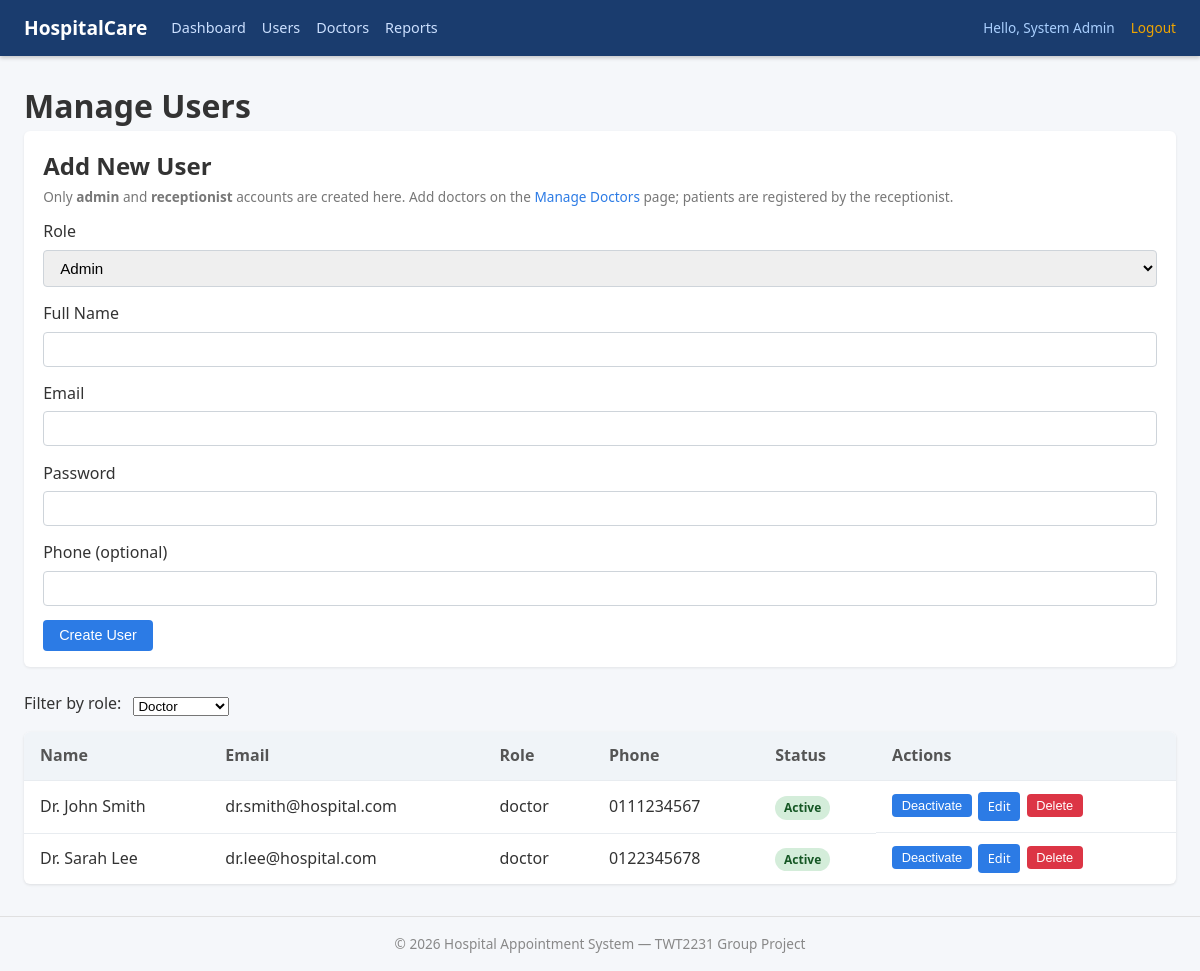
The app's page /pages/admin/users.php?role=doctor (signed in) with its own data.
### tables this page shows
CREATE TABLE users (
    id            INT UNSIGNED     NOT NULL AUTO_INCREMENT,
    role          ENUM('admin','doctor','patient','receptionist') NOT NULL,
    email         VARCHAR(255)     NOT NULL,
    password_hash VARCHAR(255)     NOT NULL,
    full_name     VARCHAR(100)     NOT NULL,
    phone         VARCHAR(20)      NULL,
    status        ENUM('active','inactive') NOT NULL DEFAULT 'active',
    created_at    DATETIME         NOT NULL DEFAULT CURRENT_TIMESTAMP,
    PRIMARY KEY (id),
    UNIQUE KEY uq_users_email (email)
);

### config/Database.php (called while the page is built, shortened)
<?php
class Database
{
    private static ?PDO $instance = null;
    public static function getInstance(): PDO
    {
        if (self::$instance === null) {
            $dsn = 'mysql:host=' . DB_HOST . ';dbname=' . DB_NAME . ';charset=utf8mb4';
            self::$instance = new PDO($dsn, DB_USER, DB_PASS, [
                PDO::ATTR_ERRMODE            => PDO::ERRMODE_EXCEPTION,
                PDO::ATTR_DEFAULT_FETCH_MODE => PDO::FETCH_ASSOC,
                PDO::ATTR_EMULATE_PREPARES   => false,
            ]);
        }
        return self::$instance;
    }
}

### classes/User.php (called while the page is built, shortened)
<?php
require_once __DIR__ . '/../config/Database.php';
class User
{
    private PDO $pdo;
    public function __construct()
    {
        $this->pdo = Database::getInstance();
    }
    public function findAll(?string $role = null): array
    {
        try {
            if ($role !== null && $role !== '') {
                $stmt = $this->pdo->prepare(
                    'SELECT * FROM users WHERE role = ? ORDER BY created_at DESC'
                );
                $stmt->execute([$role]);
            } else {
                $stmt = $this->pdo->query('SELECT * FROM users ORDER BY created_at DESC');
            }
            return $stmt->fetchAll();
        } catch (PDOException $e) {
            error_log('User::findAll error: ' . $e->getMessage());
            return [];
        }
    }
}

### classes/Auth.php (called while the page is built, shortened)
<?php
require_once __DIR__ . '/../config/Database.php';
require_once __DIR__ . '/User.php';
class Auth
{
    public static function userId(): ?int
    {
        return $_SESSION['user_id'] ?? null;
    }
}

### pages/admin/users.php (the view, shortened to what this page needs)
<?php
require_once '../../config/Database.php';
require_once '../../classes/Auth.php';
require_once '../../classes/User.php';
$userModel = new User();
$filterRole = $_GET['role'] ?? null;
$users      = $userModel->findAll($filterRole);
require_once '../../includes/header.php';
?>
<h1>Manage Users</h1>
<section class="info-card">
    <h2>Add New User</h2>
    <p class="form-hint">Only <strong>admin</strong> and <strong>receptionist</strong> accounts are created here. Add doctors on the <a href="doctors.php">Manage Doctors</a> page; patients are registered by the receptionist.</p>
    <form method="POST" id="create-user-form" novalidate>
        <div class="form-group">
            <label for="role">Role</label>
            <select name="role" id="role" required>
                <option value="admin">Admin</option>
            </select>
        </div>
        <div class="form-group">
            <label for="full_name">Full Name</label>
            <input type="text" name="full_name" id="full_name" data-required maxlength="100">
        </div>
        <div class="form-group">
            <label for="email">Email</label>
            <input type="email" name="email" id="email" data-required maxlength="255">
        </div>
        <div class="form-group">
            <label for="password">Password</label>
            <input type="password" name="password" id="password" data-required data-min-length="8" autocomplete="new-password">
        </div>
        <div class="form-group">
            <label for="phone">Phone (optional)</label>
            <input type="text" name="phone" id="phone" maxlength="20">
        </div>
        <button type="submit" class="btn">Create User</button>
    </form>
</section>
<section class="report-section">
    <form method="GET" class="filter-bar">
        <label for="filter-role">Filter by role:</label>
        <select name="role" id="filter-role" onchange="this.form.submit()">
            <?php foreach (['admin', 'doctor', 'patient', 'receptionist'] as $r): ?>
                <option value="<?= $r ?>" <?= $filterRole === $r ? 'selected' : '' ?>><?= ucfirst($r) ?></option>
            <?php endforeach; ?>
        </select>
    </form>
    <table class="data-table">
        <thead>
            <tr>
                <th>Name</th><th>Email</th><th>Role</th><th>Phone</th><th>Status</th><th>Actions</th>
            </tr>
        </thead>
        <tbody>
            <?php if (empty($users)): ?>
                <tr><td colspan="6">No users found.</td></tr>
            <?php else: ?>
                <?php foreach ($users as $user): ?>
                <tr>
                    <td><?= htmlspecialchars($user['full_name']) ?></td>
                    <td><?= htmlspecialchars($user['email']) ?></td>
                    <td><?= htmlspecialchars($user['role']) ?></td>
                    <td><?= htmlspecialchars($user['phone'] ?? '—') ?></td>
                    <td>
                        <span class="badge badge--<?= $user['status'] === 'active' ? 'active' : 'inactive' ?>">
                            <?= htmlspecialchars($user['status']) ?>
                        </span>
                    </td>
                    <td class="actions">
                        <form method="POST" class="inline-form">
                            <button type="submit" class="btn btn--small">
                                <?= $user['status'] === 'active' ? 'Deactivate' : 'Activate' ?>
                            </button>
                        </form>
                        <details class="inline-edit">
                            <summary class="btn btn--small">Edit</summary>
                        </details>
                        <?php if ((int) $user['id'] !== Auth::userId()): ?>
                        <form method="POST" class="inline-form" data-confirm="Delete this user permanently? This cannot be undone.">
                            <button type="submit" class="btn btn--danger btn--small">Delete</button>
                        </form>
                        <?php endif; ?>
                    </td>
                </tr>
                <?php endforeach; ?>
            <?php endif; ?>
        </tbody>
    </table>
</section>
<?php require_once '../../includes/footer.php'; ?>

### assets/css/style.css (style rules this page uses)
﻿ *, *::before, *::after { box-sizing: border-box; margin: 0; padding: 0; }
body { font-family: 'Segoe UI', Arial, sans-serif; background: #f5f7fa; color: #333; line-height: 1.6; }
a { color: #2c7be5; text-decoration: none; }
.btn { display: inline-block; padding: .45rem 1rem; background: #2c7be5; color: #fff; border: none; border-radius: 4px; cursor: pointer; font-size: .9rem; transition: background .2s; }
.btn--danger { background: #dc3545; }
.data-table { width: 100%; border-collapse: collapse; background: #fff; border-radius: 6px; overflow: hidden; box-shadow: 0 1px 3px rgba(0,0,0,.1); }
.data-table th, .data-table td { padding: .7rem 1rem; text-align: left; border-bottom: 1px solid #e8ecf0; }
.data-table th { background: #f0f4f8; font-weight: 600; color: #555; }
.data-table tr:last-child td { border-bottom: none; }
.info-card, .record-card, .doctor-card { background: #fff; border-radius: 6px; padding: 1rem 1.2rem; margin-bottom: 1rem; box-shadow: 0 1px 3px rgba(0,0,0,.08); }
.form-group { margin-bottom: .9rem; }
.form-group label { display: block; font-weight: 500; margin-bottom: .3rem; }
.form-group input, .form-group select, .form-group textarea { width: 100%; padding: .5rem .75rem; border: 1px solid #ced4da; border-radius: 4px; font-size: .95rem; }
.report-section { margin: 1.5rem 0; }
.badge { display: inline-block; padding: .15rem .55rem; border-radius: 999px; font-size: .75rem; font-weight: 600; text-transform: capitalize; }
.badge--active { background: #d4edda; color: #155724; }
.actions { display: flex; flex-wrap: wrap; gap: .4rem; align-items: flex-start; }
.inline-form { display: inline; margin: 0; }
.btn--small { padding: .25rem .6rem; font-size: .8rem; }
.inline-edit { display: inline-block; }
.inline-edit > summary { list-style: none; display: inline-block; }
.filter-bar { display: flex; flex-wrap: wrap; gap: .75rem; align-items: flex-end; margin-bottom: 1rem; }
.filter-bar select, .filter-bar input { width: auto; }
.form-hint { font-size: .85rem; color: #777; margin-bottom: .75rem; }

### records on screen
users: full_name "Dr. John Smith", email "dr.smith@hospital.com", role "doctor", phone "0111234567", status "Active", shows "Deactivate"
users: full_name "Dr. Sarah Lee", email "dr.lee@hospital.com", role "doctor", phone "0122345678", status "Active", shows "Deactivate"

### other values on screen
$_SESSION['name'] "System Admin"
form field role "Doctor"
